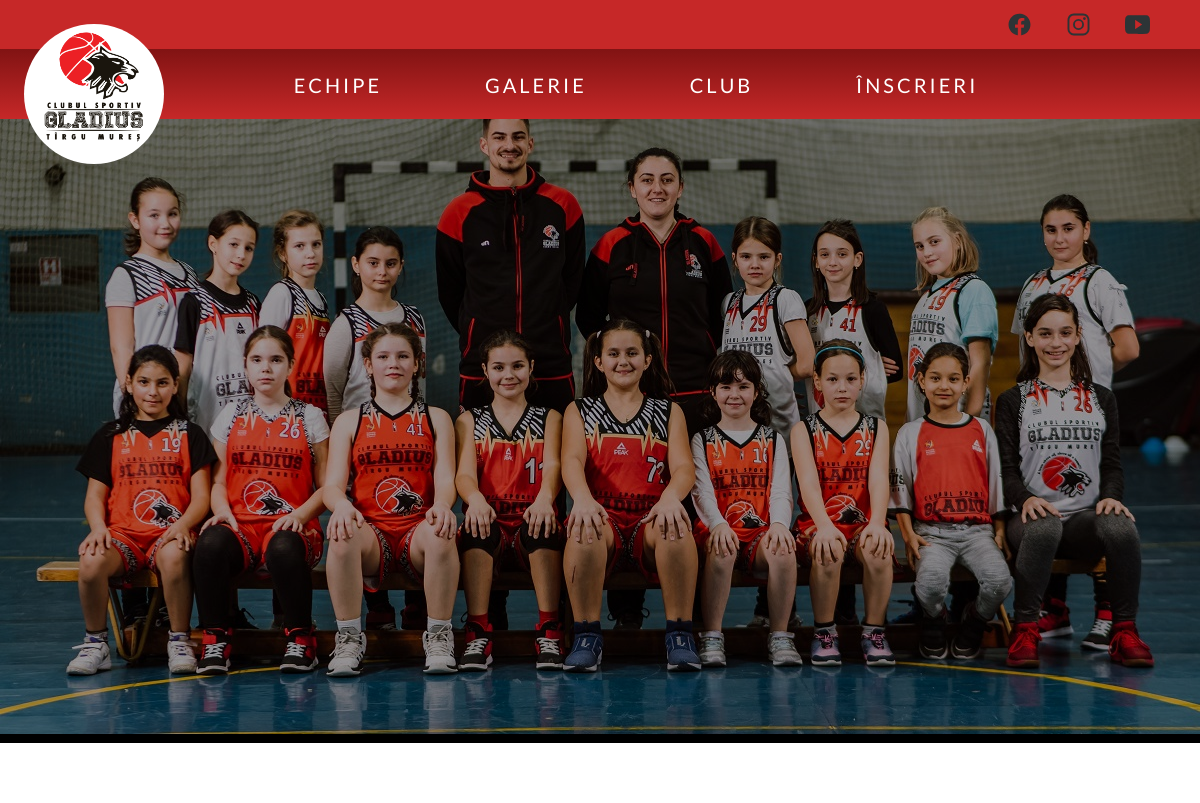
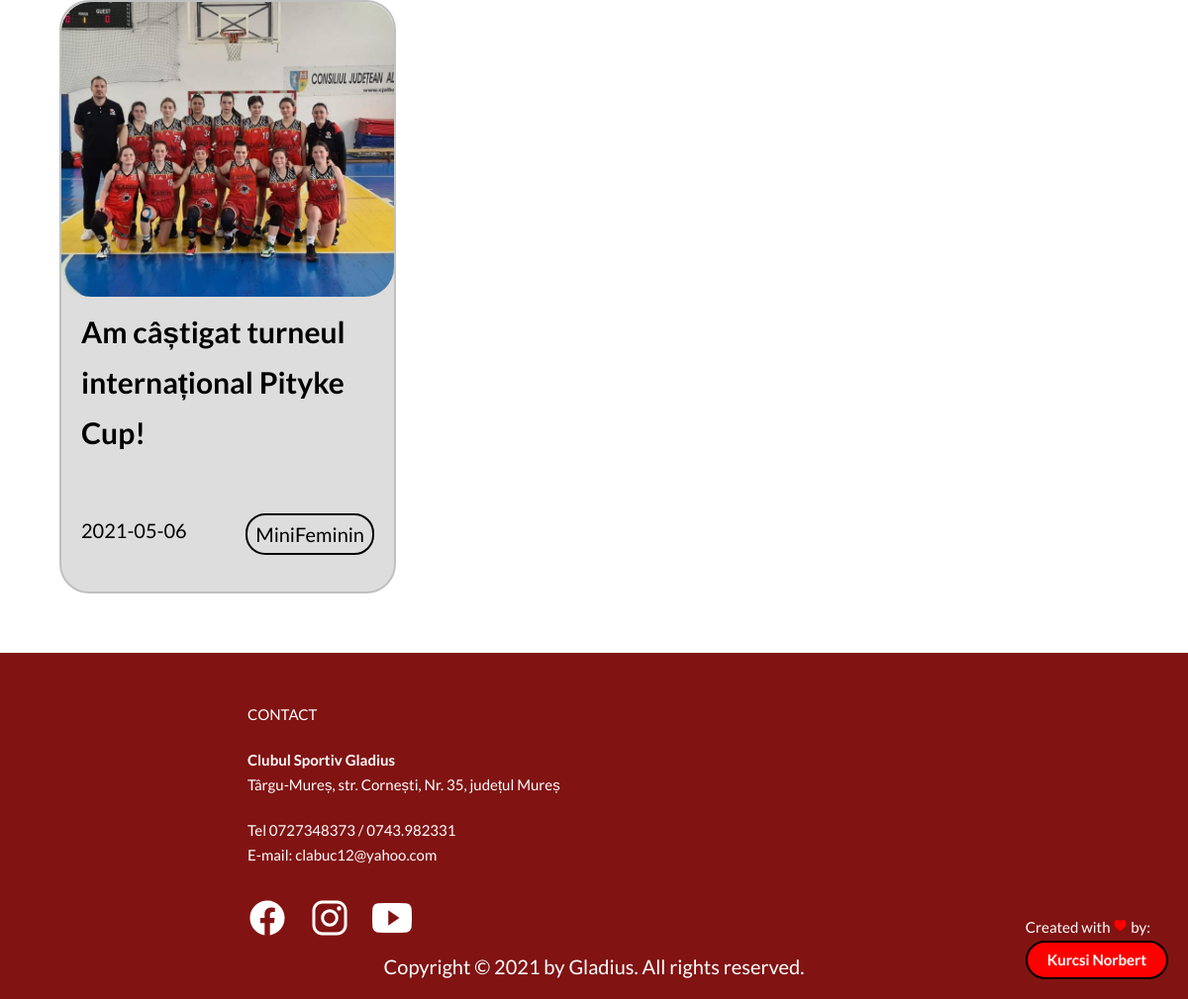
The app's page /echipe/minifeminin/stiri/index.php with its own data (2 pictures, top to bottom).
### tables this page shows
CREATE TABLE `stiri` (
  `id` int(255) NOT NULL,
  `categorie` int(20) NOT NULL,
  `autor` varchar(255) NOT NULL,
  `data` date NOT NULL,
  `titlu` varchar(255) NOT NULL,
  `poza` varchar(255) NOT NULL,
  `text` longtext NOT NULL
);

### echipe/minifeminin/stiri/index.php (the view, shortened to what this page needs)
<!DOCTYPE html>
<html lang="en">
    <head>
        <link rel="stylesheet" type="text/css" href="resources/css/style.css">
        <link rel="stylesheet" href="https://cdnjs.cloudflare.com/ajax/libs/animate.css/4.1.1/animate.min.css"/>
    </head>
    <body>
            <nav class="sticky">
                <div class="bar">
                    <div class="social-links">
                        <ul class="social-links__social-media">
                            <li><a href="https://www.facebook.com/clubulsportiv.gladius"><ion-icon name="logo-facebook"></ion-icon></a></li>
                            <li><a href="https://www.instagram.com/gladius_tgm/"><ion-icon name="logo-instagram"></ion-icon></a></li>
                            <li><a href="#"><ion-icon name="logo-youtube"></ion-icon></a></li>
                        </ul>
                    </div>
                </div>
                <div class="bar">
                    <div class="menu">
                        <div class="logo-box">
                            <a href="../../../"><img class="logo-box__logo" src="resources/img/gladius_logo.png" alt="Club logo"></a>
                        </div>
                        <div class="nav-box">
                            <ul class="main-nav">
                                <li><a href="../../">echipe</a></li>
                                <li><a href="../../../galerie/">galerie</a></li>
                                <li><a href="../../../club/">club</a></li>
                                <li><a href="../../../inscrieri">înscrieri</a></li>
                            </ul>
                        </div>
                    </div>
                </div>
            </nav>
            <header>
                <img src="resources/img/minifeminin.jpg" alt="u13 poza grup">
            </header>
                <div class="grid">
                    <?php
                        $conn=mysqli_connect("localhost","root","","gladius_database");
                        $sql="SELECT * FROM stiri WHERE `categorie`=4";
                        $table=mysqli_query($conn,$sql);
                        while($row=mysqli_fetch_array($table)){
                            $titlu=str_replace("_"," ",$row['titlu']);
                            echo
                                '<a class="article-box" href="'.$row['titlu'].'">
                                    <div class="photo-box">
                                        <img src="'.$row['titlu'].'/resources/img/cover.jpg" alt="Article photo">
                                    </div>
                                    <div class="title-box">'.
                                        $titlu
                                    .'</div>
                                    <div class="details-box">
                                        <div class="date">'.$row['data'].'</div>
                                        <div class="categorie">MiniFeminin</div>
                                    </div>
                                </a> ';
                        }
                    ?>
                </div>
                <footer class="footer">
                <div class="contact">
                    <p>CONTACT</p>
                    <p><b>Clubul Sportiv Gladius</b><br>Târgu-Mureș, str. Cornești, Nr. 35, județul Mureș</p>
                    <p>Tel 0727348373 / 0743.982331 <br> E-mail: clabuc12@yahoo.com</p>
                    <a href="https://www.facebook.com/clubulsportiv.gladius"><ion-icon name="logo-facebook"></ion-icon></a>
                    <a href="https://www.instagram.com/gladius_tgm/"><ion-icon name="logo-instagram"></ion-icon></a>
                    <a href="#"><ion-icon name="logo-youtube"></ion-icon></a>
                </div>
                <div class="creator">
                    Created with <ion-icon name="heart"></ion-icon> by: <br>
                    <a href="">
                        <h2>Kurcsi Norbert</h2>
                    </a>
                </div>
                <div class="copyright">
                    Copyright &#169; 2021 by Gladius. All rights reserved.
                </div>
            </footer>
    </body>
</html>

### echipe/minifeminin/stiri/resources/css/style.css (style rules this page uses)
*, *::after, *::before { margin: 0; padding: 0; box-sizing: inherit; }
html { font-size: 62.5%; }
body { box-sizing: border-box; position: relative; }
.bar { width: 100%; }
body { font-family: "Lato", 'Arial' ,sans-serif; font-size: 2rem; font-weight: 400; line-height: 1.7; color: black; text-rendering: optimizeLegibility; overflow-x: hidden; }
header { margin-top: 7rem; background-color: black; padding: 0; }
header img { width: 100%; opacity: 0.7; }
.social-links { background-color: #c62828; }
.social-links::after { content: ""; display: table; clear: both; }
.social-links__social-media { float: right; list-style: none; }
.social-links__social-media li { display: inline-block; margin-right: 3rem; margin-top: 0.6rem; }
.social-links__social-media li:last-child { margin-right: 5rem; }
.social-links__social-media li a:link, .social-links__social-media li a:visited { text-decoration: none; font-size: 2.5rem; transition: all 0.2s; color: #2d3436; }
.menu { background-image: linear-gradient(#811313, #c62828); height: 7rem; }
.menu::after { content: ""; display: table; clear: both; }
.menu .logo-box { width: 15%; float: left; position: relative; margin-top: -70px; margin-left: 2%; }
.menu .logo-box__logo { width: 18rem; border-radius: 10rem; border: black; }
.menu .nav-box { letter-spacing: 0.3rem; float: left; width: 80%; text-align: center; }
.menu .nav-box .main-nav { list-style: none; }
.menu .nav-box .main-nav li { display: inline-block; margin-top: 1.9rem; margin-right: 10%; }
.menu .nav-box .main-nav li a:link, .menu .nav-box .main-nav li a:visited { text-decoration: none; text-transform: uppercase; font-size: 2rem; color: white; padding-bottom: 8px; transition: border-bottom 0.1s; }
.sticky { position: fixed; top: 0; left: 0; width: 100%; z-index: 9999; }
.sticky .logo-box__logo { width: 14rem; margin-top: 4.5rem; }
.grid { display: grid; grid-template-columns: repeat(auto-fill, minmax(30rem, 1fr)); grid-gap: 3rem; padding: 6rem; }
.grid .article-box { border-radius: 30px; height: 60rem; background-color: #dddddd; border: 2px solid silver; overflow: hidden; text-decoration: none; transition: 0.5s; }
.grid .article-box .photo-box { height: 50%; overflow: hidden; border-radius: 30px; text-align: center; }
.grid .article-box .photo-box img { object-fit: cover; object-position: center; width: 100%; height: 100%; transition: all 1.2s; }
.grid .article-box .title-box { color: black; margin-top: 1rem; padding: 0 2rem; font-size: 3rem; font-weight: 700; height: 35%; }
.grid .article-box .details-box { padding: 0 2rem; padding-bottom: 2rem; color: black; }
.grid .article-box .details-box::after { content: ""; display: table; clear: both; }
.grid .article-box .details-box .date { float: left; }
.grid .article-box .details-box .categorie { float: right; border: 2px solid black; border-radius: 2rem; padding: 2px 8px; }
.footer { height: 35rem; width: 100%; background-color: #811313; color: white; position: relative; }
.footer::after { content: ""; display: table; clear: both; }
.footer .contact { float: left; margin-left: 25rem; padding-top: 5rem; font-size: 1.5rem; }
.footer .contact p { margin-bottom: 2rem; }
.footer .contact ion-icon { font-size: 4rem; color: white; margin-right: 2rem; margin-top: 1rem; transition: all 0.5s; }
.footer .creator { font-size: 1.5rem; position: absolute; right: 2rem; bottom: 2rem; }
.footer .creator ion-icon { color: red; }
.footer .creator a { font-size: 1rem; text-decoration: none; color: white; display: inline-block; padding: 0.5rem 2rem; background-color: red; border: 2px solid black; border-radius: 3rem; transition: all 0.5s; }
.footer .copyright { width: 50rem; text-align: center; margin: 0 auto; padding-top: 30rem; }

### records on screen
stiri: titlu (picture), titlu "Am câștigat turneul internațional Pityke Cup!", data "2021-05-06"
